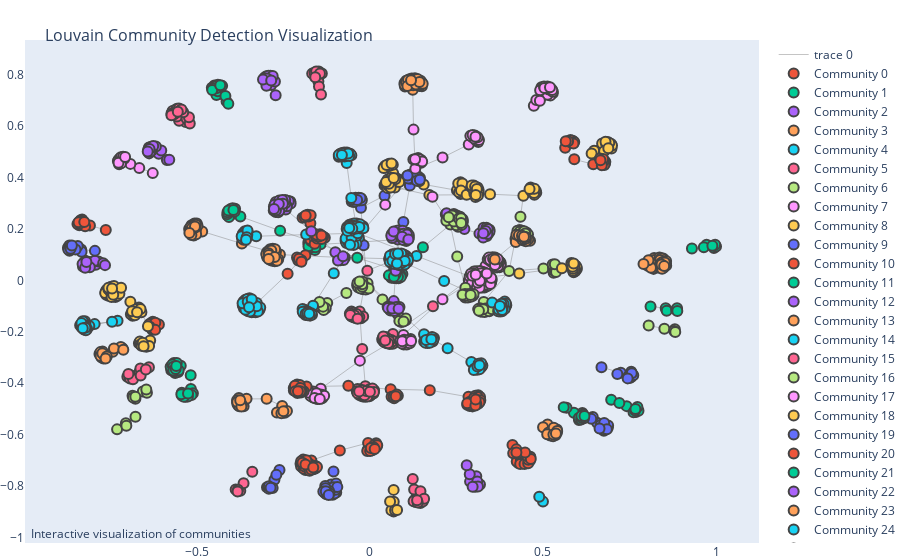

The cell this chart's notebook holds for it:
### Code cell
## 3. Applying the Louvain Algorithm

"""
With the graph prepared, we can now apply the Louvain algorithm to detect communities.
"""

import community as community_louvain
import networkx as nx
import plotly.graph_objects as go

# Apply the Louvain algorithm to detect communities
partition = community_louvain.best_partition(G)

"""
Let's visualize the detected communities to understand the structure of the network.
"""

# Get positions for each node
pos = nx.spring_layout(G)

# Create an edge trace
edge_x = []
edge_y = []
for edge in G.edges():
    x0, y0 = pos[edge[0]]
    x1, y1 = pos[edge[1]]
    edge_x.append(x0)
    edge_x.append(x1)
    edge_x.append(None)
    edge_y.append(y0)
    edge_y.append(y1)
    edge_y.append(None)

edge_trace = go.Scatter(
    x=edge_x, y=edge_y,
    line=dict(width=0.5, color='#888'),
    hoverinfo='none',
    mode='lines')

# Create node traces for each community
node_traces = []
for community_number in set(partition.values()):
    node_x = []
    node_y = []
    for node in partition.keys():
        if partition[node] == community_number:
            x, y = pos[node]
            node_x.append(x)
            node_y.append(y)
    node_trace = go.Scatter(
        x=node_x, y=node_y,
        mode='markers',
        hoverinfo='text',
        marker=dict(
            size=10,
            line_width=2),
        name=f'Community {community_number}')
    node_traces.append(node_trace)

# Create the plot
fig = go.Figure(data=[edge_trace] + node_traces,
                layout=go.Layout(
                    title='<br>Louvain Community Detection Visualization',
                    titlefont_size=16,
                    showlegend=True,
                    hovermode='closest',
                    margin=dict(b=0, l=0, r=0, t=40),
                    annotations=[dict(
                        text="Interactive visualization of communities",
                        showarrow=False,
                        xref="paper", yref="paper",
                        x=0.005, y=-0.002)],
                    xaxis=dict(showgrid=False, zeroline=False),
                    yaxis=dict(showgrid=False, zeroline=False))
               )

# Show the figure
fig.show()
